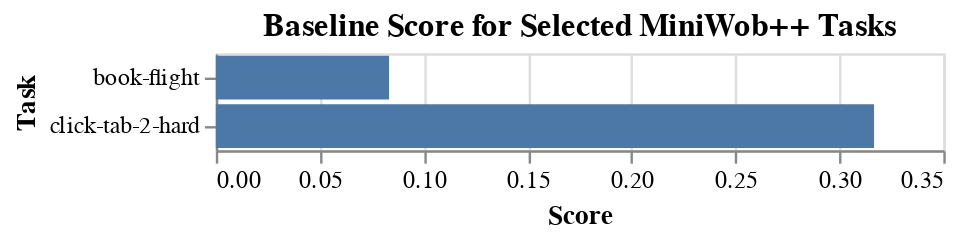

Notebook code for this chart:
### Code cell
alt.Chart(df_scores[df_scores.Score>0],title='Baseline Score for Selected MiniWob++ Tasks').mark_bar(
).encode(x='Score',y='Task')

### Figure 1 — Vega-Lite specification as saved in the notebook (floating-point values rounded to 4 significant figures)
{"config": {"view": {"continuousWidth": 300, "continuousHeight": 300}}, "data": {"name": "data-ffe037b51ba405fa05c7af945af92e74"}, "mark": {"type": "bar"}, "encoding": {"x": {"field": "Score", "type": "quantitative"}, "y": {"field": "Task", "type": "nominal"}}, "title": "Baseline Score for Selected MiniWob++ Tasks", "$schema": "https://vega.github.io/schema/vega-lite/v5.17.0.json", "datasets": {"data-ffe037b51ba405fa05c7af945af92e74": [{"Task": "click-tab-2-hard", "Score": 0.3167, "Average Reward": 41.14}, {"Task": "book-flight", "Score": 0.08333, "Average Reward": 39.17}]}}
